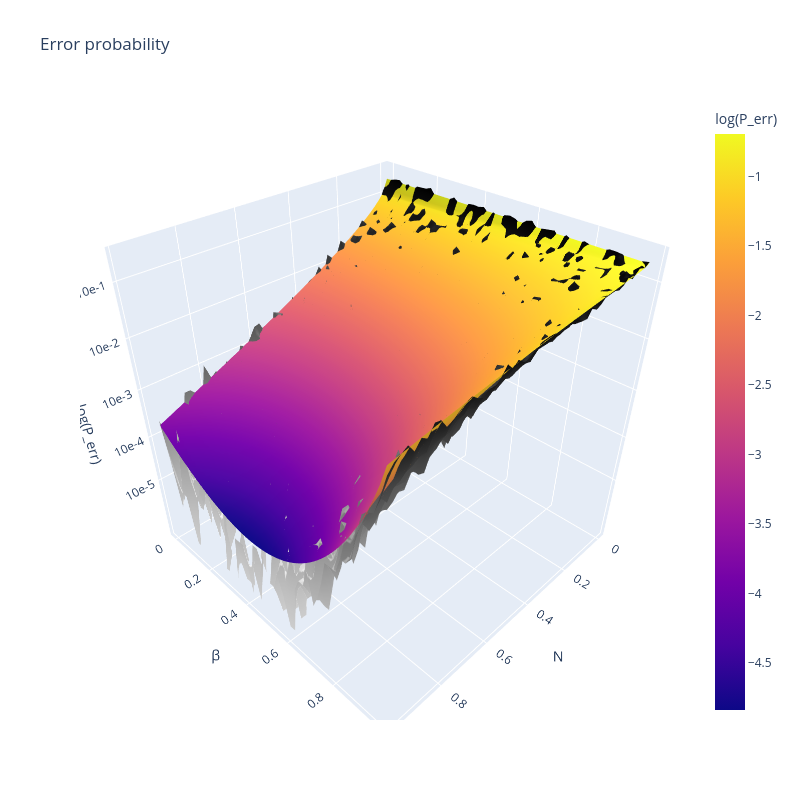

Notebook code for this chart:
### Code cell
# Create Mesh
N_mesh, beta_mesh = np.meshgrid(N_grid, beta_grid, indexing='ij')
p_err_theory = protocols.P_err_theory(N_mesh, beta_mesh)

# Log scale for the probability
z_sim = np.log(p_err)
z_theory = np.log(p_err_theory)
zmin = np.floor(np.min(z_theory))
zmax = np.ceil(np.max(z_theory))
ticks = np.arange(zmin, zmax + 1)

# Figure
fig = go.Figure()
fig.add_trace(go.Surface(x=N_mesh, y=beta_mesh, z=z_sim, colorscale="Greys", colorbar=dict(title="P_err"), showscale=False))
fig.add_trace(go.Surface(x=N_mesh, y=beta_mesh, z=z_theory, colorscale="Plasma", colorbar=dict(title="log(P_err)")))

# Figure settings
fig.update_layout(
    title="Error probability", 
    scene=dict(xaxis_title="N", 
               yaxis_title="β",  
               zaxis=dict(title="log(P_err)", 
               tickmode="array", 
                tickvals=ticks, ticktext=[f"10e{int(t)}" for t in ticks])), 
                width=800, 
                height=800
                )
fig.show()

### Figure 1 — Plotly figure (JSON) as saved in the notebook; plotly's stock layout.template omitted (floating-point values rounded to 4 significant figures; data arrays with more than 128 entries replaced by an {"elided": "..."} marker saying what was removed)
{"data": [{"colorbar": {"title": {"text": "P_err"}}, "colorscale": [[0, "rgb(255,255,255)"], [0.125, "rgb(240,240,240)"], [0.25, "rgb(217,217,217)"], [0.375, "rgb(189,189,189)"], [0.5, "rgb(150,150,150)"], [0.625, "rgb(115,115,115)"], [0.75, "rgb(82,82,82)"], [0.875, "rgb(37,37,37)"], [1, "rgb(0,0,0)"]], "showscale": false, "type": "surface", "x": {"elided": "50x50 float values"}, "y": {"elided": "50x50 float values"}, "z": {"elided": "50x50 float values"}}, {"colorbar": {"title": {"text": "log(P_err)"}}, "colorscale": [[0, "#0d0887"], [0.1111, "#46039f"], [0.2222, "#7201a8"], [0.3333, "#9c179e"], [0.4444, "#bd3786"], [0.5556, "#d8576b"], [0.6667, "#ed7953"], [0.7778, "#fb9f3a"], [0.8889, "#fdca26"], [1, "#f0f921"]], "type": "surface", "x": {"elided": "50x50 float values"}, "y": {"elided": "50x50 float values"}, "z": {"elided": "50x50 float values"}}], "layout": {"height": 800, "scene": {"xaxis": {"title": {"text": "N"}}, "yaxis": {"title": {"text": "β"}}, "zaxis": {"tickmode": "array", "ticktext": ["10e-5", "10e-4", "10e-3", "10e-2", "10e-1", "10e0"], "tickvals": [-5.0, -4.0, -3.0, -2.0, -1.0, 0.0], "title": {"text": "log(P_err)"}}}, "title": {"text": "Error probability"}, "width": 800}}
